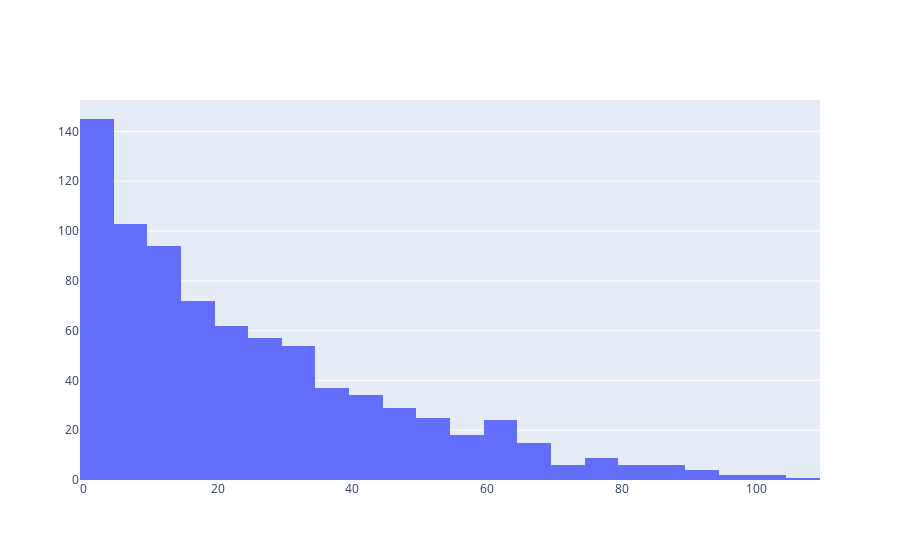

Here is the notebook cell this chart was saved with:
### Code cell
import plotly.graph_objects as go

data_2018 = data[data['Season']==2018]
data_1980 = data[data['Season']==1980]
data_2000 = data[data['Season']==2000]
fig = go.Figure(data = [go.Histogram(x=data_2018['PTS'])])

fig.show()

### Figure 1 — Plotly figure (JSON) as saved in the notebook; plotly's stock layout.template omitted (floating-point values rounded to 4 significant figures; data arrays with more than 128 entries replaced by an {"elided": "..."} marker saying what was removed)
{"data": [{"type": "histogram", "x": {"elided": "890 str values"}}], "layout": {}}
